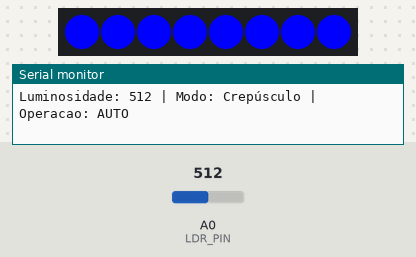
Recording of a sketch running on a simulated ESP8266 (NodeMCU). Shown: 8 RGB LEDs in strip order, left to right, the last lines printed to the serial monitor. The inputs (shaded band) are chosen by the test bench; at power-on: A0 (LDR_PIN) = 512. Dim RGB values are drawn brighter than linear; WiFi joins after 1.5 s; servers stay silent unless stated; uploads are accepted with an empty reply.

Above: at 2.8 s.
2.9 s: A0 (LDR_PIN) set to 591
5.9 s: A0 (LDR_PIN) set to 608
At 7.1 s:
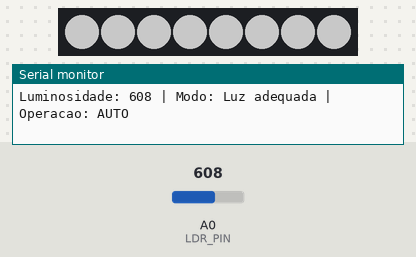
7.4 s: A0 (LDR_PIN) set to 290
At 8.6 s:
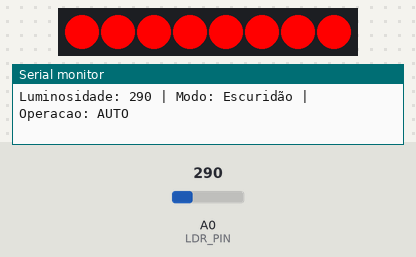
8.9 s: A0 (LDR_PIN) set to 313
At 9.4 s:
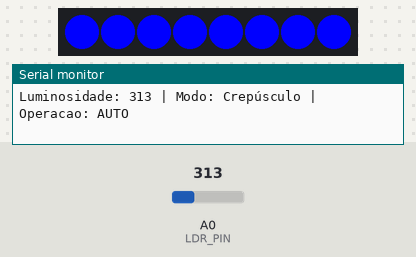
10.4 s: A0 (LDR_PIN) set to 122
At 11.1 s:
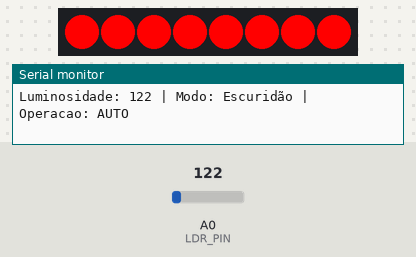
Timing chart, 0 to 13.0 s (numbered marks = the images above; inputs shaded):
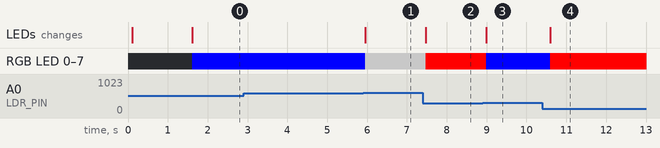

Measured:
- the behaviour switches between 600 and 601 on A0 (LDR_PIN) (found by bisection; images 0 and 1)
- the behaviour switches between 300 and 301 on A0 (LDR_PIN) (found by bisection; images 2 and 3)
- after the input at 5.9 s, RGB LED 0–7: RGB(0, 0, 255) → RGB(100, 100, 100) after 0.06 s; the LEDs: change after 0.06 s (image 1)
- after the input at 7.4 s, RGB LED 0–7: RGB(100, 100, 100) → RGB(255, 0, 0) after 0.07 s; the LEDs: change after 0.07 s (image 2)
- after the input at 8.9 s, RGB LED 0–7: RGB(255, 0, 0) → RGB(0, 0, 255) after 0.08 s; the LEDs: change after 0.08 s (image 3)
- after the input at 10.4 s, RGB LED 0–7: RGB(0, 0, 255) → RGB(255, 0, 0) after 0.20 s; the LEDs: change after 0.20 s (image 4)

The sketch:

codigo_emb.ino
```cpp
#include <FastLED.h>
#include <ESP8266WiFi.h>
#include <ESP8266HTTPClient.h>
#include <WiFiClient.h>
#include <ArduinoJson.h>

// ===== CONFIGURAÇÕES DOS LEDs =====
#define LED_PIN D7        // Pino de dados conectado ao Din da fita
#define NUM_LEDS 8        // Número de LEDs na fita
#define BRIGHTNESS 255    // Brilho máximo (0-255)
#define LED_TYPE WS2812B
#define COLOR_ORDER GRB

CRGB leds[NUM_LEDS];

// ===== CONFIGURAÇÕES DO SENSOR =====
#define LDR_PIN A0        // Pino analógico do sensor de luminosidade

// ===== CONFIGURAÇÕES WiFi =====
const char* WIFI_SSID = "iPhone de Pedro Heuser";        // Altere para o SSID da sua rede
const char* WIFI_PASSWORD = "12345679";   // Altere para a senha da sua rede

// ===== CONFIGURAÇÕES DO BACKEND =====
const char* API_BASE_URL = "http://embarcados.pedro.heuser.vms.ufsc.br";
// ===== CONSTANTES DE MODOS =====
#define MODO_AUTO 0
#define MODO_MANUAL 1

// ===== VARIÁVEIS GLOBAIS =====
int ldrValue = 0;
int modoOperacao = MODO_AUTO;  // Inicia em modo automático

// Variáveis para comando manual
int manualR = 0;
int manualG = 0;
int manualB = 0;
unsigned long ultimoComandoManual = 0;
const unsigned long TIMEOUT_COMANDO_MANUAL = 30000;  // 30 segundos

// Timing para requisições HTTP
unsigned long ultimaLeituraEnviada = 0;
unsigned long ultimoComandoVerificado = 0;
const unsigned long INTERVALO_ENVIAR_LEITURA = 5000;   // 5 segundos
const unsigned long INTERVALO_VERIFICAR_COMANDO = 2000; // 2 segundos

// Objeto WiFiClient para requisições HTTP
WiFiClient client;

void setup() {
  Serial.begin(115200);
  delay(100);

  Serial.println("\n\n=== Sistema de Controle de Iluminação ===");

  // Inicialização dos LEDs com FastLED
  FastLED.addLeds<LED_TYPE, LED_PIN, COLOR_ORDER>(leds, NUM_LEDS);
  FastLED.setBrightness(BRIGHTNESS);
  FastLED.clear();
  FastLED.show();

  Serial.println("✓ LEDs inicializados com FastLED");

  // Conectar ao WiFi
  connectWiFi();

  Serial.println("=== Sistema pronto! ===\n");
}

void loop() {
  // Verificar e reconectar WiFi se necessário
  if (WiFi.status() != WL_CONNECTED) {
    Serial.println("WiFi desconectado. Tentando reconectar...");
    connectWiFi();
  }

  // Leitura do sensor de luminosidade (0-1023)
  ldrValue = analogRead(LDR_PIN);

  unsigned long tempoAtual = millis();

  // Verificar timeout do comando manual (30 segundos sem novo comando)
  if (modoOperacao == MODO_MANUAL &&
      (tempoAtual - ultimoComandoManual) > TIMEOUT_COMANDO_MANUAL) {
    Serial.println("Timeout: retornando ao modo automático");
    modoOperacao = MODO_AUTO;
  }

  // Controlar LEDs baseado no modo
  if (modoOperacao == MODO_AUTO) {
    // Modo automático: controlar baseado na luminosidade
    controleLuminosidade(ldrValue);
  } else {
    // Modo manual: usar cor definida pelo backend
    setColor(manualR, manualG, manualB);
  }

  // Enviar leitura para backend a cada INTERVALO_ENVIAR_LEITURA
  if (WiFi.status() == WL_CONNECTED &&
      (tempoAtual - ultimaLeituraEnviada) >= INTERVALO_ENVIAR_LEITURA) {
    String modoAtual = getModoString(ldrValue);
    sendLuminosidadeToAPI(ldrValue, modoAtual);
    ultimaLeituraEnviada = tempoAtual;
  }

  // Verificar comandos manuais do backend a cada INTERVALO_VERIFICAR_COMANDO
  if (WiFi.status() == WL_CONNECTED &&
      (tempoAtual - ultimoComandoVerificado) >= INTERVALO_VERIFICAR_COMANDO) {
    checkManualCommand();
    ultimoComandoVerificado = tempoAtual;
  }

  // Debug via Serial Monitor
  Serial.print("Luminosidade: ");
  Serial.print(ldrValue);
  Serial.print(" | Modo: ");
  Serial.print(getModoString(ldrValue));
  Serial.print(" | Operacao: ");
  Serial.print(modoOperacao == MODO_AUTO ? "AUTO" : "MANUAL");
  if (modoOperacao == MODO_MANUAL) {
    Serial.print(" (R:");
    Serial.print(manualR);
    Serial.print(" G:");
    Serial.print(manualG);
    Serial.print(" B:");
    Serial.print(manualB);
    Serial.print(")");
  }
  Serial.println();

  delay(100); // Delay para estabilidade
}

// ===== FUNÇÕES WiFi =====

void connectWiFi() {
  Serial.print("Conectando ao WiFi: ");
  Serial.println(WIFI_SSID);

  WiFi.mode(WIFI_STA);
  WiFi.begin(WIFI_SSID, WIFI_PASSWORD);

  int tentativas = 0;
  while (WiFi.status() != WL_CONNECTED && tentativas < 20) {
    delay(500);
    Serial.print(".");
    tentativas++;
  }

  if (WiFi.status() == WL_CONNECTED) {
    Serial.println();
    Serial.println("✓ WiFi conectado!");
    Serial.print("IP: ");
    Serial.println(WiFi.localIP());
  } else {
    Serial.println();
    Serial.println("✗ Falha ao conectar WiFi");
  }
}

// ===== FUNÇÕES DE COMUNICAÇÃO COM BACKEND =====

void sendLuminosidadeToAPI(int valor, String modo) {
  if (WiFi.status() != WL_CONNECTED) {
    return;
  }

  HTTPClient http;
  String url = String(API_BASE_URL) + "/api/luminosidade/";

  http.begin(client, url);
  http.addHeader("Content-Type", "application/json");

  // Criar JSON
  DynamicJsonDocument doc(1024);
  doc["valor"] = valor;
  doc["modo"] = modo;

  String jsonString;
  serializeJson(doc, jsonString);

  int httpResponseCode = http.POST(jsonString);

  if (httpResponseCode > 0) {
    Serial.print("✓ Leitura enviada: HTTP ");
    Serial.println(httpResponseCode);
  } else {
    Serial.print("✗ Erro ao enviar leitura: ");
    Serial.println(httpResponseCode);
  }

  http.end();
}

void checkManualCommand() {
  if (WiFi.status() != WL_CONNECTED) {
    return;
  }

  HTTPClient http;
  String url = String(API_BASE_URL) + "/api/controle/";

  http.begin(client, url);
  int httpResponseCode = http.GET();

  if (httpResponseCode == HTTP_CODE_OK) {
    String response = http.getString();

    // Parse JSON da resposta
    DynamicJsonDocument doc(1024);
    DeserializationError error = deserializeJson(doc, response);

    if (!error) {
      // Verificar se há comando manual ou comando para voltar ao automático
      if (doc.containsKey("modo")) {
        String modo = doc["modo"].as<String>();

        if (modo == "manual" && doc.containsKey("cor")) {
          JsonObject cor = doc["cor"];
          if (cor.containsKey("r") && cor.containsKey("g") && cor.containsKey("b")) {
            manualR = cor["r"];
            manualG = cor["g"];
            manualB = cor["b"];

            modoOperacao = MODO_MANUAL;
            ultimoComandoManual = millis();

            Serial.println("✓ Comando manual recebido!");
          }
        } else if (modo == "auto") {
          // Retornar ao modo automático imediatamente
          if (modoOperacao == MODO_MANUAL) {
            modoOperacao = MODO_AUTO;
            ultimoComandoManual = 0;
            Serial.println("✓ Retornando ao modo automático");
          }
        }
      }
    }
  } else {
    // Se não houver comando ou erro, manter modo atual
    // (não faz nada, permite timeout natural)
  }

  http.end();
}

// ===== FUNÇÕES DE CONTROLE DE LEDs =====

String getModoString(int valor) {
  if (valor <= 300) {
    return "Escuridão";
  } else if (valor <= 600) {
    return "Crepúsculo";
  } else if (valor <= 800) {
    return "Luz adequada";
  } else {
    return "Luz intensa";
  }
}

void controleLuminosidade(int valor) {
  // Define cores baseadas no nível de luminosidade

  if (valor <= 300) {
    // Escuridão total - LED Vermelho forte
    setColor(255, 0, 0);
  }
  else if (valor <= 600) {
    // Ambiente com pouca luz - LED Azul
    setColor(0, 0, 255);
  }
  else if (valor <= 800) {
    // Luz adequada - LED Branco suave
    setColor(100, 100, 100);
  }
  else {
    // Muita luz - LEDs desligados (economiza energia)
    setColor(0, 0, 0);
  }
}

void setColor(int r, int g, int b) {
  // Define a mesma cor RGB para todos os LEDs da fita usando FastLED
  fill_solid(leds, NUM_LEDS, CRGB(r, g, b));
  FastLED.show(); // Atualiza a fita com as novas cores
}
```
